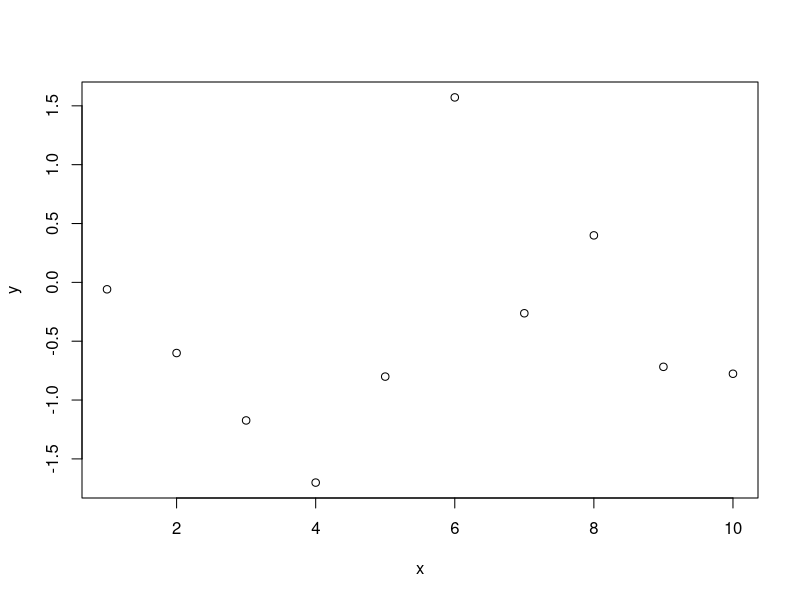
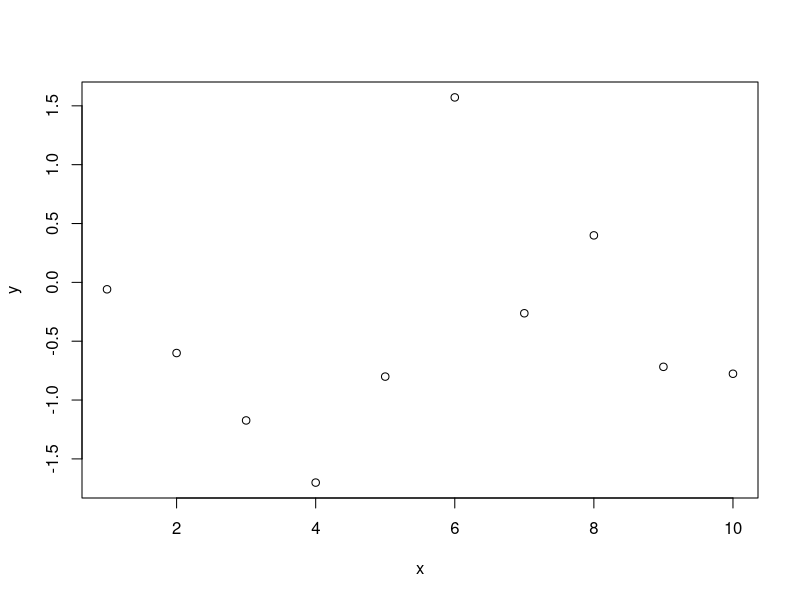
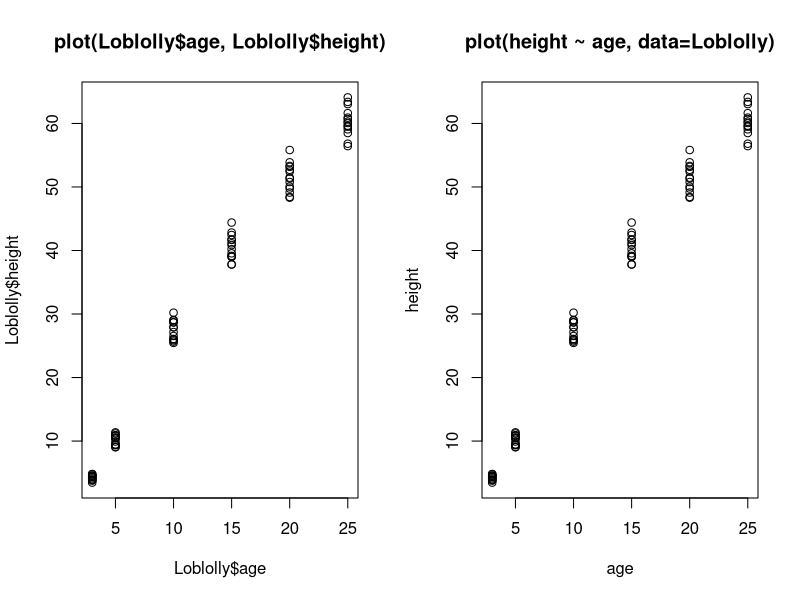
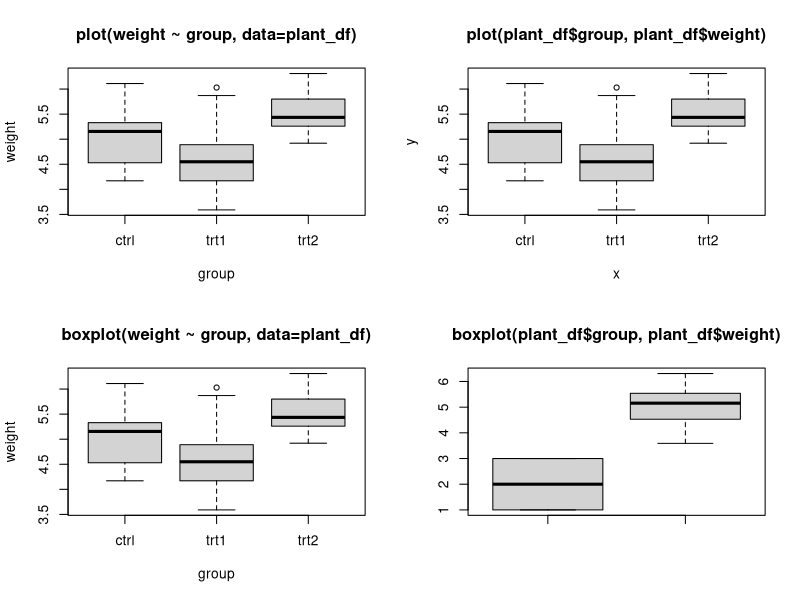

Source code (R) for these figures, in order: (Note: this script raises an error after producing the figures.)
# H2 Data Science
# UG308490
# L06 - poisson 



library(tidyverse); theme_set(theme_classic()) 






# R tip: plot -------------------------------------------------------------

x <- seq(1, 10, length.out=10)
y <- rnorm(n=10, mean=0, sd=1)
plot(x, y)
plot(y ~ x)

str(Loblolly) # Growth of Loblolly pine trees with height, age, and seed source
par(mfrow=c(1,2))

# x: numeric
# y: numeric
plot(Loblolly$age, Loblolly$height, main="plot(Loblolly$age, Loblolly$height)")
plot(height ~ age, data=Loblolly, main="plot(height ~ age, data=Loblolly)")


str(PlantGrowth) # Plant DW under control, treatment 1, and treatment 2; N=10
plant_df <- PlantGrowth
plant_df$group_chr <- as.character(plant_df$group)
str(plant_df)

par(mfrow=c(2,2))
# x: factor
# y: numeric
plot(weight ~ group, data=plant_df, main="plot(weight ~ group, data=plant_df)")
plot(plant_df$group, plant_df$weight, main="plot(plant_df$group, plant_df$weight)")
boxplot(weight ~ group, data=plant_df, main="boxplot(weight ~ group, data=plant_df)")
boxplot(plant_df$group, plant_df$weight, main="boxplot(plant_df$group, plant_df$weight)")

# x: character
# y: numeric
plot(weight ~ group_chr, data=plant_df, main="plot(weight ~ group_chr, data=plant_df)")
plot(plant_df$group_chr, plant_df$weight, main="plot(plant_df$group_chr, plant_df$weight)")
boxplot(weight ~ group_chr, data=plant_df, main="boxplot(weight ~ group_chr, data=plant_df)")
boxplot(plant_df$group_chr, plant_df$weight, main="boxplot(plant_df$group_chr, plant_df$weight)")



# poisson shape -----------------------------------------------------------

pois_df <- expand_grid(lambda=c(0.5, 2, 5, 10),
                       x=0:20) |>
  mutate(pr=dpois(x, lambda))
ggplot(pois_df, aes(x, pr, fill=factor(lambda))) + 
  geom_bar(stat="identity", position="dodge", colour="grey30") + 
  scale_fill_brewer(expression(lambda), type="qual", palette=2) +
  labs(x="Number of events", y="Probability") +
  theme(legend.position=c(0.8, 0.6))
ggsave("figs/L06_pois_shape.png", width=6, height=3)




# worms -------------------------------------------------------------------

# handy function: tidyr::uncount()

tibble(n_worms=0:5,
       obs_freq=c(35, 28, 15, 10, 7, 5)) |>
  uncount(obs_freq) |>
  summarise(tot=sum(n_worms),
            n_obs=n(),
            mean=mean(n_worms), 
            variance=var(n_worms))

worm_df <- tibble(n_worms=0:5,
                  obs_freq=c(35, 28, 15, 10, 7, 5)) |>
  mutate(p_x=dpois(n_worms, 1.41),
         cumul_p=cumsum(p_x),
         expected_freq=p_x*100)

worm_df |>
  select(n_worms, obs_freq, expected_freq) |>
  pivot_longer(2:3, names_to="source", values_to="Count") |>
  mutate(source=factor(source, 
                       levels=c("expected_freq", "obs_freq"),
                       labels=c("Predicted", "Observed"))) |>
  ggplot(aes(n_worms, Count, fill=source)) +
  geom_bar(stat="identity", position="dodge", colour="grey30") +
  scale_fill_viridis_d(end=0.8) +
  scale_x_continuous("Worms per quadrat", breaks=0:5) +
  theme(legend.position=c(0.8, 0.7), 
        legend.title=element_blank())
ggsave("figs/L06_pois_obs_exp.png", width=4, height=3)





# dispersion --------------------------------------------------------------

disp_df <- tibble(Random=c(2,3,0,1,1,0,2,2),
                  Dispersed=c(1,2,1,1,2,1,1,2),
                  Clumped=c(0,0,3,0,0,4,2,2))
disp_df |>
  pivot_longer(everything(), names_to="Type", values_to="Counts") |>
  ggplot(aes(Counts)) + 
  geom_hline(yintercept=0) +
  geom_bar(fill="dodgerblue2", colour="grey30") + 
  facet_wrap(~Type, ncol=1) + 
  xlab("")
ggsave("figs/L06_pois_dispersion.png", width=3, height=6)
  
  